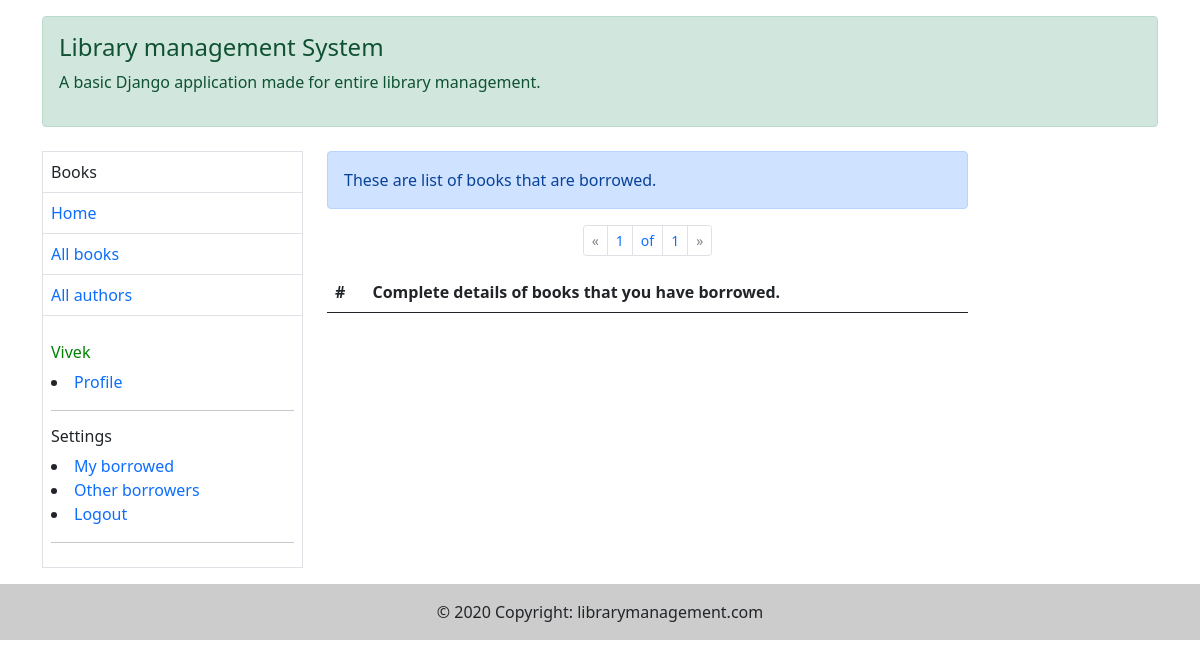
The app's page /catalog/my-borrowed/ (signed in), older data.
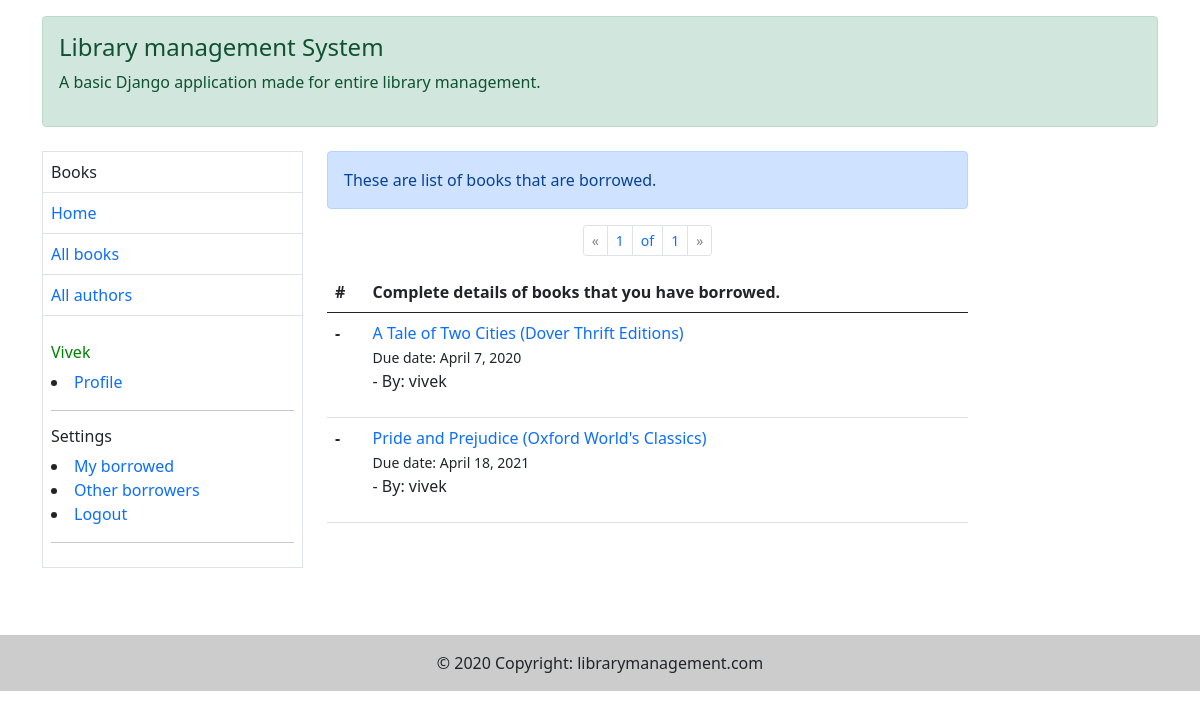
The same page, newer data.
### catalog/models.py (models this page shows, shortened)
class BookInstance(models.Model):
    borrower = models.ForeignKey(User, on_delete=models.SET_NULL, null=True, blank=True)
    id = models.UUIDField(primary_key=True, default=uuid.uuid4, help_text="Unique ID for this copy of "
                                                                          "book across whole library")
    book = models.ForeignKey('Book', on_delete=models.RESTRICT, null=True)
    imprint = models.CharField(max_length=200)
    due_back = models.DateField(null=True, blank=True)
    LOAN_STATUS = (
        ('m', 'Maintenance'),
        ('o', 'On loan'),
        ('a', 'Available'),
        ('r', 'Reserved'),
    )
    status = models.CharField(max_length=1, choices=LOAN_STATUS, blank=True, default='m', help_text='Book Availability')
    class Meta:
        permissions = (('can_mark_returned', "Set book as returned"),)
        ordering = ['due_back']

class Book(models.Model):
    title = models.CharField(max_length=300, help_text="Enter book title")
    author = models.ForeignKey('Author', on_delete=models.SET_NULL, null=True)
    summary = models.TextField(max_length=1000, help_text="Enter brief summary of the book")
    isbn = models.CharField('ISBN', max_length=13, unique=True, help_text="13 Character <a href='https://www.isbn-international.org/content/what-isbn'>ISBN number</a>")
    genre = models.ManyToManyField(Genre, help_text="Select a genre for this book")
    language = models.ForeignKey("Language", on_delete=models.SET_NULL, null=True)
    def display_genre(self):
        """Create a string for genre as Admin cannot support ManyToMany in 'list_display'"""
        return ', '.join(genre.name for genre in self.genre.all()[:3])
    display_genre.short_description = 'Genre'

### catalog/views.py (the view)
# urls.py: path('my-borrowed/', views.MyBorrowedListView.as_view(), name='my-borrowed'),
class MyBorrowedListView(generic.ListView):
    model = BookInstance
    template_name = 'catalog/my_borrowed.html'
    context_object_name = 'my_borrowed'
    paginate_by = 5
    def get_queryset(self):
        return BookInstance.objects.filter(borrower=self.request.user)

### templates/catalog/my_borrowed.html (shortened to what this page needs)
{% extends 'catalog/base.html' %}
{% load static %}
{% block body %}
    <div class="alert alert-primary" role="alert">
        These are list of books that are borrowed.
    </div>
    <table class="table">
        <thead>
        <tr>
            <th scope="col">#</th>
            <th scope="col">Complete details of books that you have borrowed.</th>
        </tr>
        </thead>
        {% block pagination %}
            <nav class="mt-3" aria-label="Page navigation example">
                <ul class="pagination pagination-sm justify-content-center">
                    <li class="page-item">
                        {% if page_obj.has_previous %}
                            <a class="page-link"
                               href="{{ request.path }}?page={{ page_obj.previous_page_number }}"
                               aria-label="Previous">
                                <span aria-hidden="true">&laquo;</span>
                            </a>
                        {% else %}
                            <a class="page-link" aria-label="Previous">
                                <span style="color:grey" aria-hidden="true">&laquo;</span>
                            </a>
                        {% endif %}
                    </li>
                    <li class="page-item"><a class="page-link">{{ page_obj.number }}</a></li>
                    <li class="page-item"><a class="page-link">of</a></li>
                    <li class="page-item"><a class="page-link">{{ page_obj.paginator.num_pages }}</a></li>
                    <li class="page-item">
                        {% if page_obj.has_next %}
                            <a class="page-link" href="{{ request.path }}?page={{ page_obj.next_page_number }}"
                               aria-label="Next">
                                <span aria-hidden="true">&raquo;</span>
                            </a>
                        {% else %}
                            <a class="page-link" aria-label="Next">
                                <span style="color: grey" aria-hidden="true">&raquo;</span>
                            </a>
                        {% endif %}
                    </li>
                </ul>
            </nav>
        {% endblock %}
        <tbody>
        {% for book in my_borrowed %}
            <tr>
                <th scope="row">-</th>
                <td>
                    <a href="{% url 'book-detail' book.book.pk %}">{{ book.book.title }}</a><br>
                    <span style="font-size: 14px">Due date: {{ book.due_back }}
                    </span>
                    <p>- By: {{ book.borrower }}</p>
                </td>
            </tr>
        {% endfor %}
        </tbody>
    </table>
    <br><br><br><br>
{% endblock %}

Row changes from the older to the newer data that the page shows:
added BookInstance: book "A Tale of Two Cities (Dover Thrift Editions)", due_back "April 7, 2020", borrower "vivek"
added BookInstance: book "Pride and Prejudice (Oxford World's Classics)", due_back "April 18, 2021", borrower "vivek"
